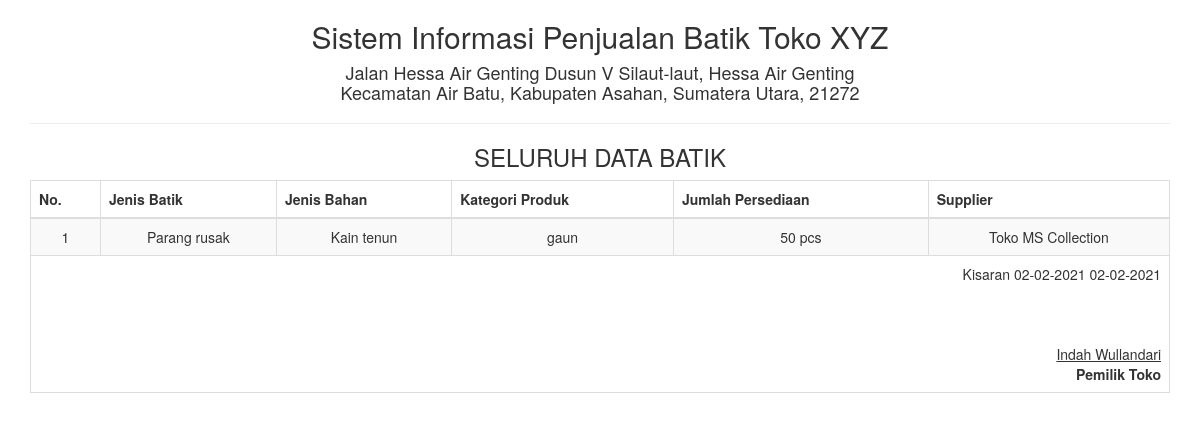
The page /report/data_batik_semua.php on the database as committed earlier.
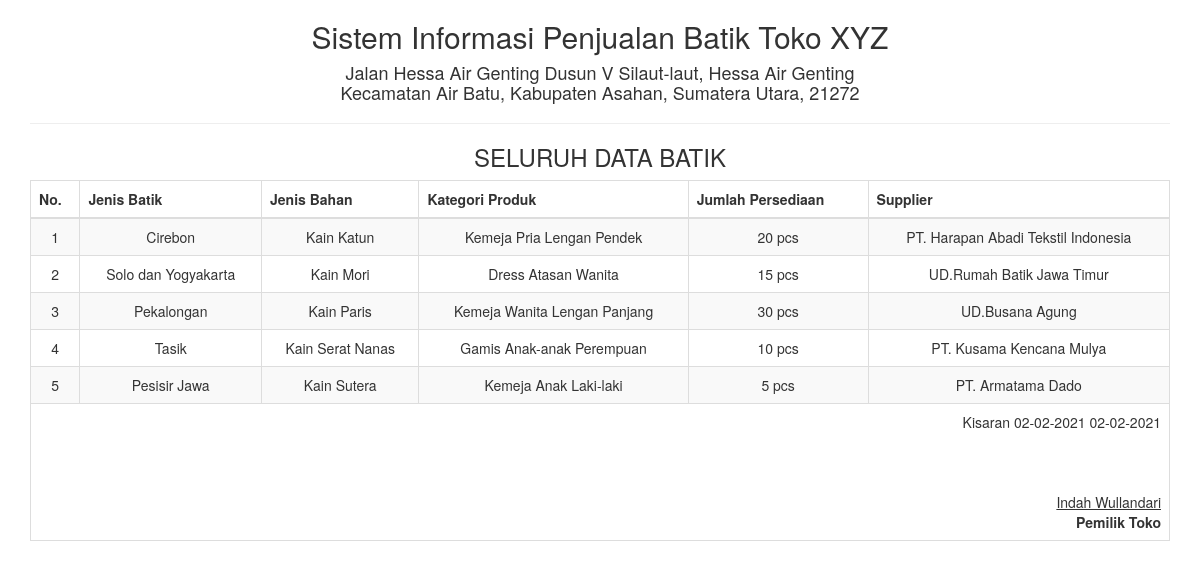
The same page on the database as committed later.
### tables this page shows
CREATE TABLE `tb_databatik` (
  `jenis_batik` varchar(40) NOT NULL,
  `jenis_bahan` varchar(35) NOT NULL,
  `kategori_produk` varchar(50) NOT NULL,
  `jumlah_persediaan` varchar(25) NOT NULL,
  `supplier` varchar(45) NOT NULL,
  `id` int(10) NOT NULL
);

### report/data_batik_semua.php (the view, shortened to what this page needs)
<!DOCTYPE html>
<html>
    <head>
        <link href="../Assets/css/bootstrap.min.css" rel="stylesheet" type="text/css"/>
    </head>
    <body onload="print()">
        <div class="container">
            <div class='row'>
                <div class="col-sm-12">
                    <div class="text-center">
                         <h2>Sistem Informasi Penjualan Batik Toko XYZ </h2>
                         <h4>Jalan Hessa Air Genting Dusun V Silaut-laut, Hessa Air Genting <br> Kecamatan Air Batu, Kabupaten Asahan, Sumatera Utara, 21272</h4>
                        <hr>
                        <h3>SELURUH DATA BATIK</h3>
                        <table class="table table-bordered table-striped table-hover">
                        <tbody>
                                <thead>
								<tr>
									<th>No.</th><th>Jenis Batik</th><th>Jenis Bahan</th><th>Kategori Produk </th><th>Jumlah Persediaan</th><th>Supplier</th>
								</tr>
								</thead>
							<tbody>
                            <?php
                            $sql = "SELECT * FROM tb_databatik";
                            $query = mysqli_query($koneksi, $sql) or die("SQL Anda Salah");
                            $nomor = 0;
                            while ($data = mysqli_fetch_array($query)) {
                                $nomor++;
                                ?>
                                <tr>
                                   <td><?= $nomor ?></td>
                                    <td><?= $data['jenis_batik'] ?></td>
                                    <td><?= $data['jenis_bahan'] ?></td>
                                    <td><?= $data['kategori_produk'] ?></td>
                                    <td><?= $data['jumlah_persediaan'] ?></td>
                                    <td><?= $data['supplier'] ?></td>
                                </tr>
                            <?php } ?>
							</tbody>
                        </tbody>
                            <tfoot>
                                <tr>
                                    <td colspan="8" class="text-right">
                                        Kisaran 02-02-2021  <?= date("d-m-Y") ?>
                                        <br><br><br><br>
                                        <u>Indah Wullandari<strong></u><br>
                                        Pemilik Toko
									</td>
								</tr>
							</tfoot>
                        </table>
                    </div>
                </div>
            </div>
    </body>
</html>

Rows that differ between the two databases and show on the page:
removed tb_databatik: jenis_batik "Parang rusak", jenis_bahan "Kain tenun", kategori_produk "gaun", jumlah_persediaan "50 pcs", supplier "Toko MS Collection"
added tb_databatik: jenis_batik "Cirebon", jenis_bahan "Kain Katun", kategori_produk "Kemeja Pria Lengan Pendek", jumlah_persediaan "20 pcs", supplier "PT. Harapan Abadi Tekstil Indonesia"
added tb_databatik: jenis_batik "Solo dan Yogyakarta", jenis_bahan "Kain Mori", kategori_produk "Dress Atasan Wanita", jumlah_persediaan "15 pcs", supplier "UD.Rumah Batik Jawa Timur"
added tb_databatik: jenis_batik "Pekalongan", jenis_bahan "Kain Paris", kategori_produk "Kemeja Wanita Lengan Panjang", jumlah_persediaan "30 pcs", supplier "UD.Busana Agung"
added tb_databatik: jenis_batik "Tasik", jenis_bahan "Kain Serat Nanas", kategori_produk "Gamis Anak-anak Perempuan", jumlah_persediaan "10 pcs", supplier "PT. Kusama Kencana Mulya"
added tb_databatik: jenis_batik "Pesisir Jawa", jenis_bahan "Kain Sutera", kategori_produk "Kemeja Anak Laki-laki", jumlah_persediaan "5 pcs", supplier "PT. Armatama Dado"
